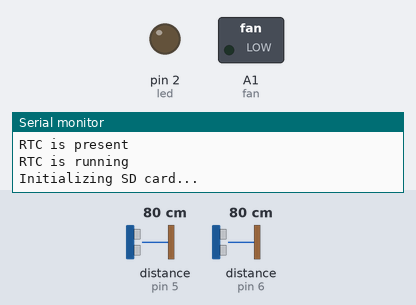
Recording of a sketch running on a simulated Arduino Uno, built with avr-gcc and run on an emulated ATmega328P. On the bench: switched loads named in the sketch (green lamp = pin HIGH), output pins drawn as LEDs (lit = HIGH), the last lines printed to the serial monitor. The test bench sets the inputs (shaded band); at power-on: distance to the obstacle (sensors on pin 5, pin 6) 80 cm. The echo pulse lasts 58.3 µs per cm; the local clock reads 2024-03-15 10:24:30 at power-on unless the sketch sets it; storage starts empty; the modem accepts every AT command (registered, SIM ready, sends succeed) and sends nothing else.

Above: at 20.1 s.
At 21.3 s:
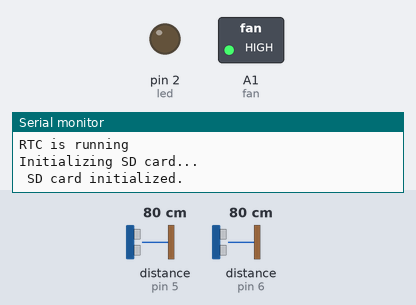
Timing chart, 0 to 22.8 s (numbered marks = the images above):
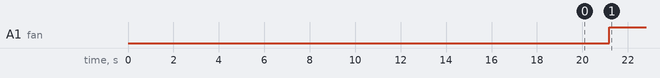

Measured:
- by itself, A1 (fan): LOW → HIGH at 21.2 s

The sketch:

test.ino
```cpp
#include <SoftwareSerial.h>
SoftwareSerial sim800L(8, 7); // sim800L(rxPin, txPin)
String buff;

// Ultrasonic sensor library
#include <NewPing.h>

// RTC
#include "RTClib.h"

RTC_DS1307 rtc;

char daysOfTheWeek[7][12] = {"Sunday", "Monday", "Tuesday", "Wednesday", "Thursday", "Friday", "Saturday"};

//sd card
#include <SPI.h>
#include <SD.h>

File dataFile;
const int chipSelect = 4; // chip select pin connected to arduino pin 4.

// Fan
#define fan A1 // Arduino pin tied to trigger pin on the fan.

// Hazard led
#define led 2

// Rat counter
int i = 1;

// Ultrasonic sensor
int h1; // Distance measured from sensor 1
int h2; // Distance measured from sensor 2

NewPing sonar1(3, 5, 10); // sonar1(TRIGGER_PIN_1, ECHO_PIN_1, MAX_DISTANCE)
NewPing sonar2(9, 6, 10); // sonar2(TRIGGER_PIN_2, ECHO_PIN_2, MAX_DISTANCE)

void setup() {
  // Initialize the serial monitor
  Serial.begin(9600);
  while (!Serial) {
    ; // wait for serial port to connect. Needed for native USB port only
  }

  //Begin serial communication with Arduino and SIM800L
  sim800L.begin(9600);

  Serial.println("Initializing SIM800L");

  sim800L.println("AT");
  waitForResponse();

  sim800L.println("ATE1");
  waitForResponse();

  sim800L.println("AT+CMGF=1");
  waitForResponse();

  sim800L.println("AT+CNMI=1,2,0,0,0");
  waitForResponse();

  // Fan
  pinMode(fan, OUTPUT);

  // Hazard led
  pinMode(led, OUTPUT);

  // RTC
  if (! rtc.begin()) {
    Serial.println("Couldn't find RTC");
    digitalWrite(led, HIGH);
    //send_sms("Couldn't find RTC");
    Serial.flush();
    while (1) delay(10);
  }
  digitalWrite(led, LOW);
  Serial.println("RTC is present");
  //send_sms("RTC is present");

  if (! rtc.isrunning()) {
    Serial.println("RTC is NOT running, let's set the time!");
    //send_sms("RTC is NOT running, let's set the time!");
    /* When time needs to be set on a new device, or after a power loss, the
       following line sets the RTC to the date & time this sketch was compiled */
    rtc.adjust(DateTime(F(__DATE__), F(__TIME__)));
    // This line sets the RTC with an explicit date & time, for example to set
    // January 21, 2014 at 3am you would call:
    // rtc.adjust(DateTime(2014, 1, 21, 3, 0, 0));
  }
  Serial.println("RTC is running");
  //send_sms("RTC is running");

  /* When time needs to be re-set on a previously configured device, the
     following line sets the RTC to the date & time this sketch was compiled */
  // rtc.adjust(DateTime(F(__DATE__), F(__TIME__)));
  // This line sets the RTC with an explicit date & time, for example to set
  // January 21, 2014 at 3am you would call:
  // rtc.adjust(DateTime(2014, 1, 21, 3, 0, 0));

  // sd card
  Serial.println("Initializing SD card...");

  // see if the card is present and can be initialized:
  if (!SD.begin(chipSelect)) {
    Serial.println("SD Card failed, or not present");
    digitalWrite(led, HIGH);
    //send_sms("SD Card failed, or not present");
    // don't do anything more:
    while (1);
  }
  digitalWrite(led, LOW); // Default state of hazard led
  Serial.println(" SD card initialized.");
  //send_sms("SD card initialized.");

  // Printing the header file
  dataFile = SD.open("Rat_Data.csv", FILE_WRITE);
  // if the file is available, write to it:
  if (dataFile) {
    dataFile.print("Date");
    dataFile.print(",");
    dataFile.print("Day");
    dataFile.print(",");
    dataFile.print("Time");
    dataFile.print(",");
    dataFile.println("Counter");
    dataFile.close();
  }
  // if the file isn't open, pop up an error:
  else {
    Serial.println("error opening datalog.txt");
    digitalWrite(led, HIGH);
    //send_sms("error opening datalog.txt");
  }

}

void loop() {
  // Delay for rat to be sprayed with pest
  delay(1000);
  // RTC
  DateTime now = rtc.now();

  // Ultrasonic sensor
  h1 = sonar1.ping_cm();
  delay(50); // Wait 50ms between pings (about 20 pings/sec). 29ms should be the shortest delay between pings.
  h2 = sonar2.ping_cm();
  delay(50); // Wait 50ms between pings (about 20 pings/sec). 29ms should be the shortest delay between pings.
  //int pest_volume = 81.75 - (h2*4.5*4.5); // Calculate left pest volume
  /*Serial.print("Sonar 1: ");
    Serial.print(h1);
    Serial.println("cm");

    Serial.print("Sonar 2: ");
    Serial.print(h2);
    Serial.println("cm\n\r");*/

  // SIM800L
  while (sim800L.available()) {
    buff = sim800L.readString();
    Serial.println(buff);
  }
  if (buff.indexOf("Rat") >= 0) {
    send_sms("Rat sprayed: " + String(i-1));
    buff = "";
  }

  if (h1 < 7) {
    digitalWrite(fan, HIGH);
    send_sms("Rat sprayed :" + String(i));


    dataFile = SD.open("Rat_Data.csv", FILE_WRITE);
    // if the file is available, write to it:
    if (dataFile) {
      dataFile.print(now.year(), DEC);
      dataFile.print('/');
      dataFile.print(now.month(), DEC);
      dataFile.print('/');
      dataFile.print(now.day(), DEC);
      dataFile.print(",");
      dataFile.print(daysOfTheWeek[now.dayOfTheWeek()]);
      dataFile.print(",");
      dataFile.print(now.hour(), DEC);
      dataFile.print(':');
      dataFile.print(now.minute(), DEC);
      dataFile.print(':');
      dataFile.print(now.second(), DEC);
      dataFile.print(",");
      dataFile.println(i);
      dataFile.close();

      // print to the serial port too:
      Serial.print(now.year(), DEC);
      Serial.print('/');
      Serial.print(now.month(), DEC);
      Serial.print('/');
      Serial.print(now.day(), DEC);
      Serial.print(",  ");
      Serial.print(daysOfTheWeek[now.dayOfTheWeek()]);
      Serial.print(",  ");
      Serial.print(now.hour(), DEC);
      Serial.print(':');
      Serial.print(now.minute(), DEC);
      Serial.print(':');
      Serial.println(now.second(), DEC);
      Serial.print("Rat sprayed: ");
      Serial.println(i);
      Serial.println("");
    }
    // if the file isn't open, pop up an error:
    else {
      Serial.println("error opening datalog.txt");
      digitalWrite(led, HIGH);
    }
    i++;
  }
  else {
    digitalWrite(fan, LOW);
  }

  delay(1000);
}

void send_sms(String message) {
  sim800L.print("AT+CMGS=\"+255764797644\"\r");
  waitForResponse();

  sim800L.print(message);
  sim800L.write(0x1A);
  waitForResponse();
}

void waitForResponse() {
  delay(4000);
  while (sim800L.available()) {
    Serial.println(sim800L.readString());
  }
  sim800L.read();
}
```
